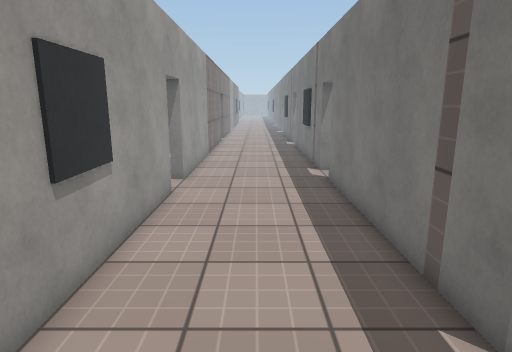
View 1 (above)

24 first-person views from a walk through a 3-D level made in the Unity game engine. The camera is 1.5 m above the floor, tilts 12° down and sees 75° across. The floor is counted in squares, 0.5 m on a side. Each view is taken from the middle of a square. On the plan, view 1 faces up. The plan holds only what a view shows up to about 20 squares ahead; the rest is blank. The place goes on beyond the plan. Some surface patterns are stand-ins.

View 2
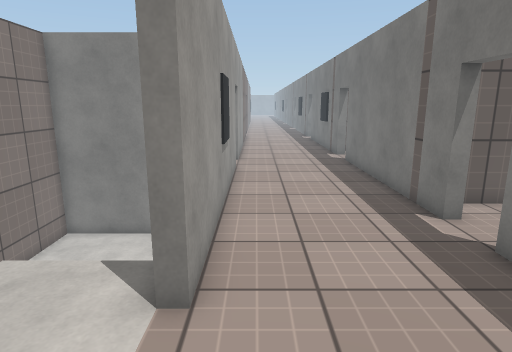

View 3
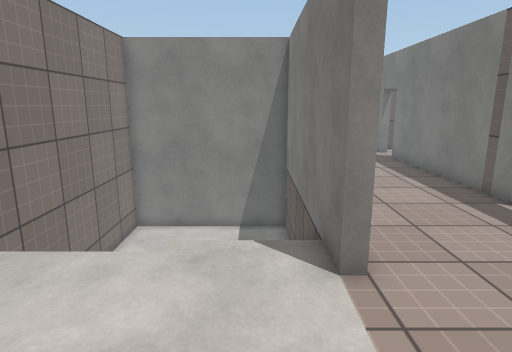

View 4
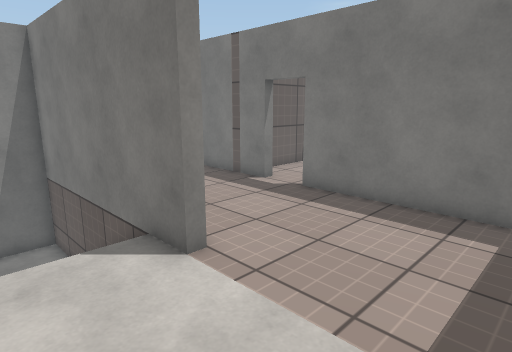

View 5
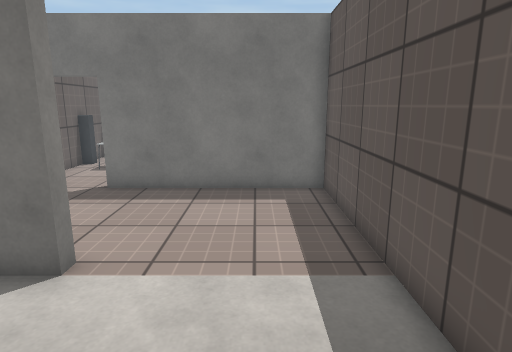

View 6
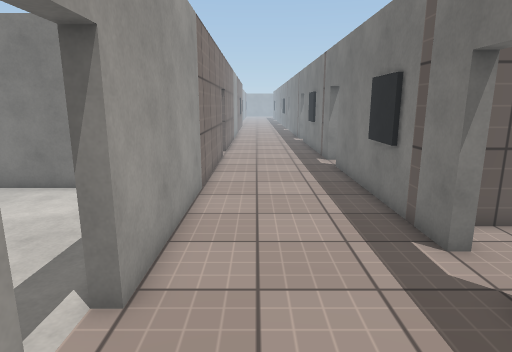

View 7
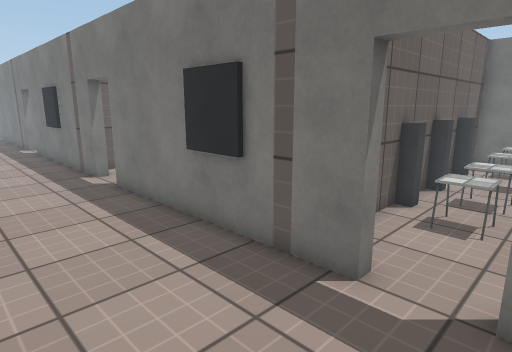

View 8
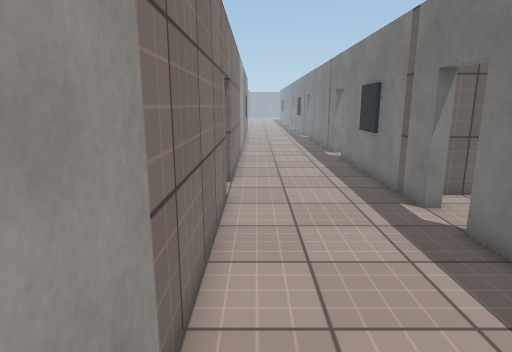

View 9
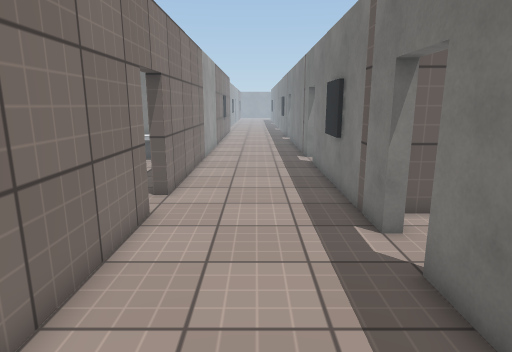

View 10
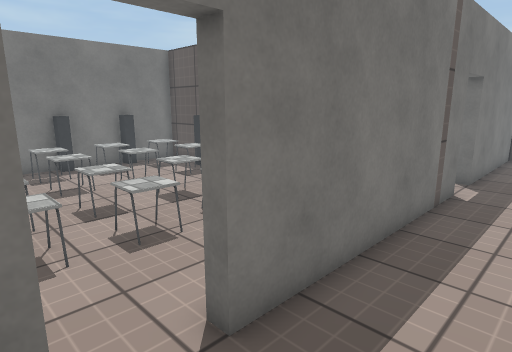

View 11
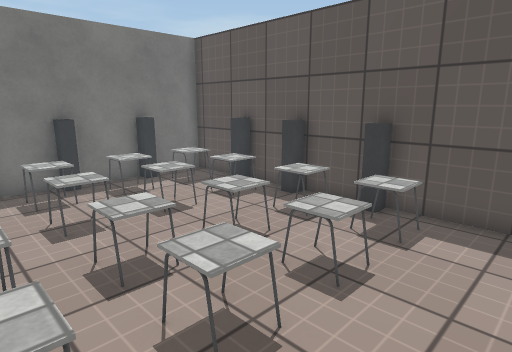

View 12
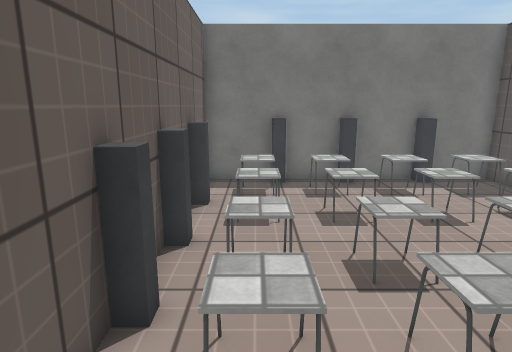

View 13
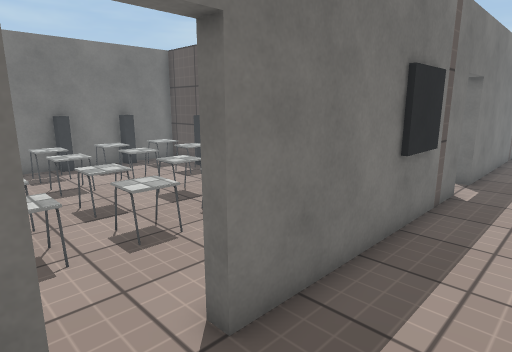

View 14
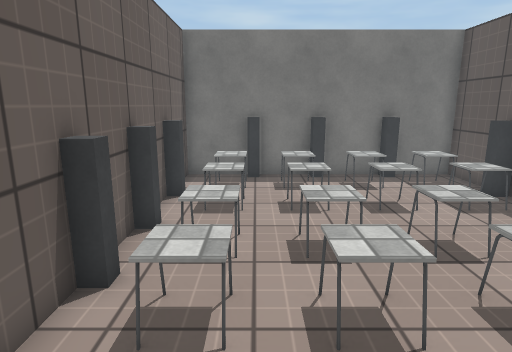

View 15
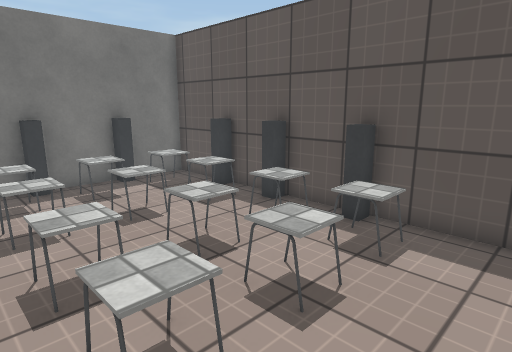

View 16
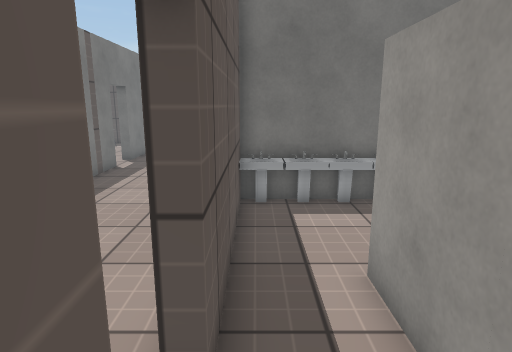

View 17
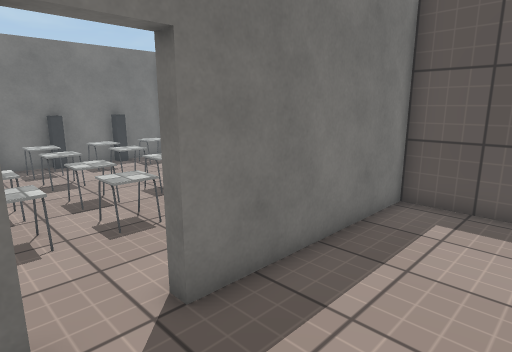

View 18
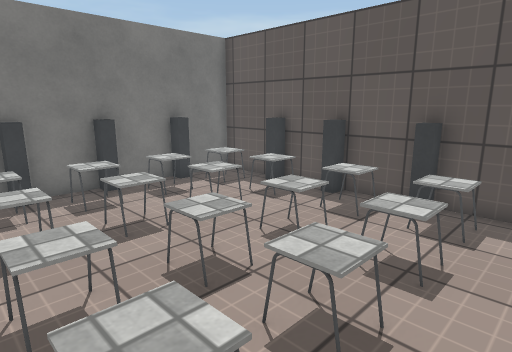

View 19
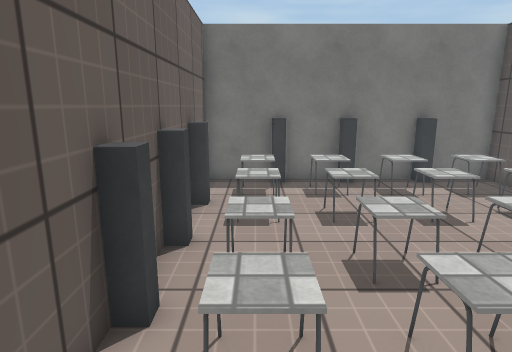

View 20
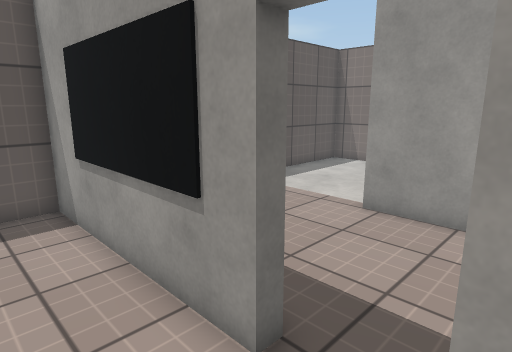

View 21
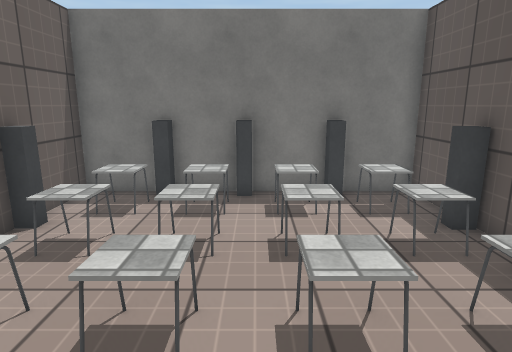

View 22
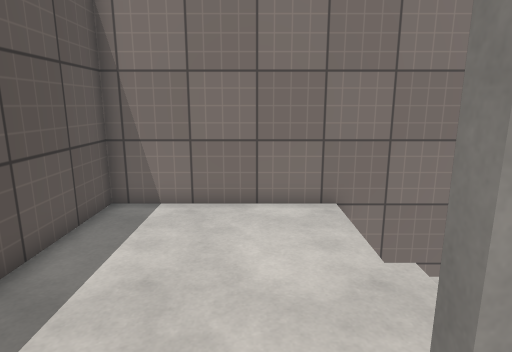

View 23
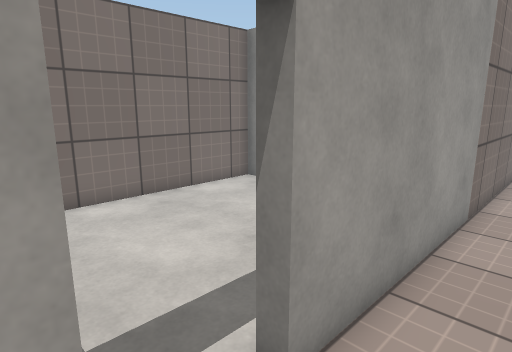

View 24
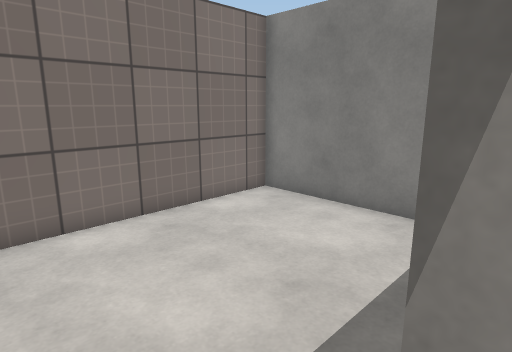

### Floor plan
Points are (right, up) in squares from view 1. A wall is a line through its corners. A room is listed if a view was taken in it or the views show most of it. See-through windows are left out.
Room 1 (views 1, 2, 3, 4, 5, 6, 7, 8, 9, 10, 11, 12, 13, 14, 15, 17, 19, 22, 23)
walls: (-3, 11.6) (-3, -0.5) (-3.5, -0.5) (-3.5, 10) (-11, 10) (-11, -6.5) (3, -6.5) (3, 1.5) (3.5, 1.5); (3.6, 15.5) (3, 15.5) (3, 25.5) (3.5, 25.5); (3.6, 3.5) (3, 3.5) (3, 13.5) (3.5, 13.5); (2.8, 18.4) (2.8, 20.4); (3.6, 27.5) (3, 27.5) (3, 36.5); (-3.5, 29) (-3, 29) (-3, 13.5); (2.8, 31.6) (2.8, 33.8); (-3, 36.5) (-3, 31) (-3.5, 31)
ways out: opening at (-3, 29.5) to room 2; opening at (3.5, 2.5) to room 3; opening at (3.5, 14.5) to room 3; opening at (3.5, 26.5) to room 3; opening at (-3, 12.5) to room 4
Room 2 (view 16)
walls: (-3.5, 31) (-3.5, 31.5); (-6, 29.8) (-6, 28.4)
ways out: opening at (-3, 29.5) to room 1; opening at (-4.5, 27.5)
Room 3 (views 18, 20, 21)
walls: (4.9, 17.5) (17.5, 17.5) (17.5, 29) (4, 29); (5, 5.5) (17.5, 5.5) (17.5, 17) (4.5, 17); (3.5, 1.5) (3.5, -6.5) (17.5, -6.5) (17.5, 5) (4.4, 5)
ways out: opening at (3.5, 2.5) to room 1; opening at (3.5, 14.5) to room 1; opening at (3.5, 26.5) to room 1
objects: desk (7, -5) to (8, -4); desk (7, -3) to (8, -2); desk (7, 0) to (8, 1); desk (7, 2) to (8, 4); desk (7, 7) to (8, 8); desk (7, 9) to (8, 10); desk (7, 12) to (8, 13); desk (7, 14) to (8, 16); desk (7, 19) to (8, 20); desk (7, 21) to (8, 22); desk (7, 24) to (8, 25); desk (7, 26) to (8, 28); other object (8, -6) to (9, -6); other object (8, 5); other object (8, 6) to (9, 6); other object (8, 17); other object (8, 18) to (9, 18); other object (8, 29); desk (9, -5) to (10, -4); desk (9, -3) to (10, -2); desk (9, 0) to (10, 1); desk (9, 2) to (10, 4); desk (9, 7) to (10, 8); desk (9, 9) to (10, 10); desk (9, 12) to (10, 13); desk (9, 14) to (10, 16); desk (9, 19) to (10, 20); desk (9, 21) to (10, 22); desk (9, 24) to (10, 25); desk (9, 26) to (10, 27); other object (11, -6) to (12, -6); other object (11, 4) to (11, 5); other object (11, 6) to (12, 6); other object (11, 16) to (11, 17); other object (11, 18) to (12, 18); other object (11, 28) to (11, 29); desk (12, -5) to (13, -4); desk (12, -3) to (13, -2); desk (12, 0) to (13, 1); desk (12, 2) to (13, 4); desk (12, 7) to (13, 8); desk (12, 9) to (13, 10); desk (12, 12) to (13, 13); desk (12, 14) to (13, 16); desk (12, 19) to (13, 20); desk (12, 21) to (13, 22); desk (12, 24) to (13, 25); desk (12, 26) to (13, 28); other object (14, -6); other object (14, 4) to (14, 5); other object (14, 6); other object (14, 16) to (14, 17); other object (14, 18); other object (14, 28) to (14, 29); desk (15, -5) to (16, -4); desk (15, -3) to (16, -2); desk (15, 0) to (16, 1); desk (15, 2) to (16, 3); desk (15, 7) to (16, 8); desk (15, 9) to (16, 10); desk (15, 12) to (16, 13); desk (15, 14) to (16, 15); desk (15, 19) to (16, 20); desk (15, 21) to (16, 22); desk (15, 24) to (16, 25); desk (15, 26) to (16, 27); other object (17, -4) to (17, -3); other object (17, -1) to (17, 0); other object (17, 2); other object (17, 8) to (17, 9); other object (17, 11) to (17, 12); other object (17, 14); other object (17, 20) to (17, 21); other object (17, 23) to (17, 24); other object (17, 26)
Room 4 (view 24)
walls: (-3, 13.5) (-3.5, 13.5); (-5.9, 21) (-11.5, 21) (-11.5, 12.9)
ways out: opening at (-3, 12.5) to room 1

Positions as (right, up) in squares from view 1, and headings:
1: (0, 0), facing up
2: (-2, -5), facing up
3: (-5, -6), facing up
4: (-7, -6), facing up-right
5: (-9, -4), facing right
6: (-1, 9), facing up
7: (-2, 13), facing up-right
8: (-2, 18), facing up
9: (0, 20), facing up
10: (0, 16), facing down-right
11: (4, 15), facing down-right
12: (4, 15), facing right
13: (0, 28), facing down-right
14: (3, 26), facing right
15: (4, 26), facing down-right
16: (-4, 32), facing down
17: (-1, 4), facing down-right
18: (5, 4), facing down-right
19: (4, 3), facing right
20: (6, 4), facing down-left
21: (6, -1), facing right
22: (-1, -2), facing left
23: (-1, 11), facing up-left
24: (-3, 12), facing up-left
